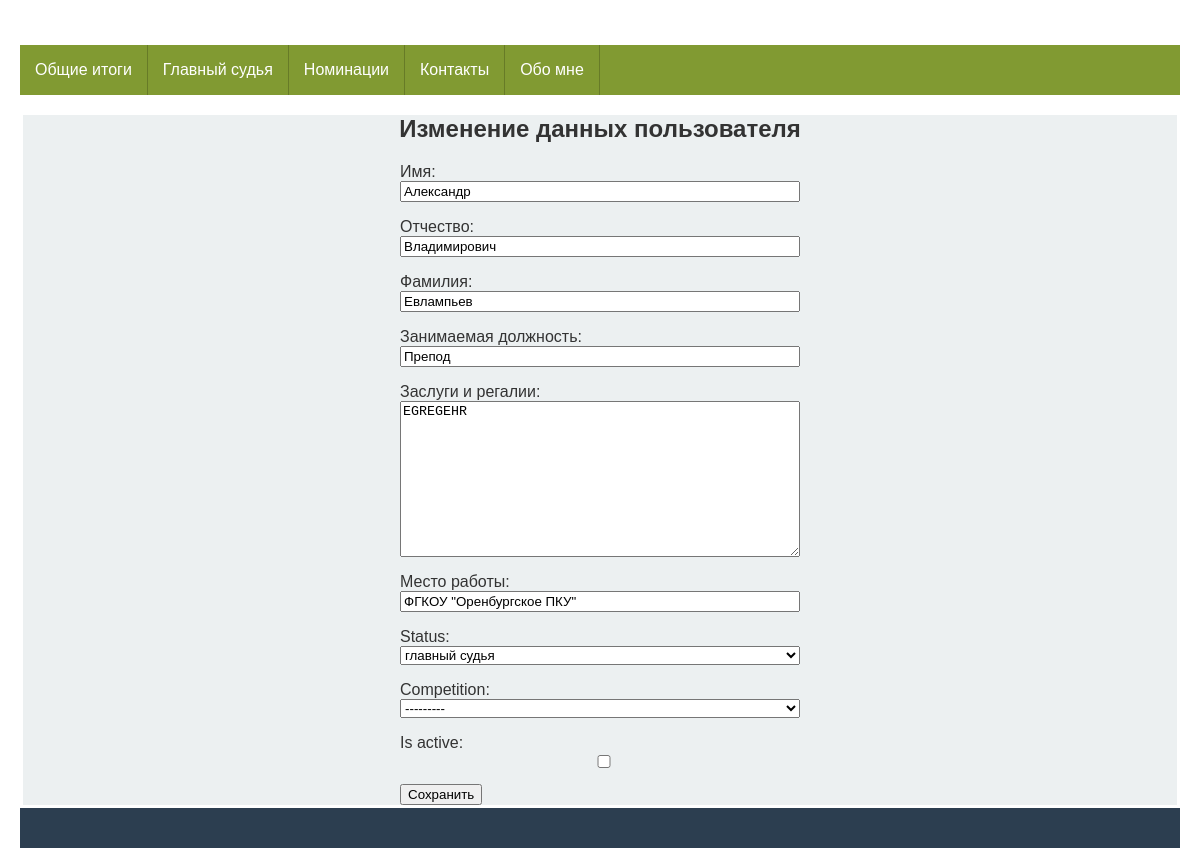
Screenshot of /first/edit_judge/27 with the database file from the repository.
### appfirst/models.py (models this page shows, shortened)
class User(models.Model):
    class Meta:
        abstract = True  # данное поле указывает, что класс абстрактный
    name = models.CharField(_('Имя'), max_length=25)
    patronymic = models.CharField(_('Отчество'), max_length=25, default=None)
    last_name = models.CharField(_('Фамилия'), max_length=25)
    is_active = models.BooleanField(_('Удалить'), default=True)

class Judge(User):
    class Meta:
        db_table = 'judges'
    post = models.CharField(_('Занимаемая должность'), max_length=100)
    regalia = models.TextField(_('Заслуги и регалии'), default=None)
    organization = models.CharField(_('Место работы'), max_length=100)
    status = models.CharField(_('Статус на соревнованиях'), max_length=1,
                              choices=STATUSES, default='O')
    competitions = models.ManyToManyField(Competition)

class Competition(models.Model):
    class Meta:
        db_table = 'competitions'
    name = models.CharField(_('Сокращенное название'), max_length=50)
    fullname = models.CharField(_('Полное наименование конкурса'), max_length=200,
                                default=None)
    date = models.DateField(_('Дата проведения'), default=None, null=True)
    active = models.BooleanField(_('Активен'), default=False)
    def __str__(self):
        return self.name

### appfirst/views.py (the view, shortened to what this page needs)
# urls.py: path('edit_judge/<int:pk>', edit_judge, name='edit_judge'),
def edit_judge(request, pk):
    judge = get_object_or_404(Judge, id=pk)
    if request.method == 'GET':
        context = {'form': UserForm(instance=judge), 'id': pk}
        return render(request, 'appfirst/edit_judge.html', context)

### appfirst/forms.py
class UserForm(forms.ModelForm):
    class Meta:
        model = Judge
        fields = ['name', 'patronymic', 'last_name', 'post', 'regalia', 'organization']
    status = forms.ChoiceField(choices=STATUSES)
    competition = forms.ModelChoiceField(
        queryset=Competition.objects.all().order_by('name'))
    is_active = forms.BooleanField(required=True)  # по умолчанию галочка на True

### appfirst/templates/appfirst/edit_judge.html (shortened to what this page needs)
{% extends 'base.html' %}
{% load static %}
{% block content %}
<h2 class="center">{% if id %} Изменение данных пользователя {% else %} Новый пользователь {% endif %}</h2>
<form method="post" novalidate>
    {{ form.as_p }}
    <input type="submit" value="Сохранить"/>
</form>
{% endblock content %}

### static/css/stylesheet.css (style rules this page uses)
body { margin: 0; }
* { box-sizing: border-box; }
.center { text-align: center; }
* { -moz-box-sizing: border-box; -webkit-box-sizing: border-box; box-sizing: border-box; }
html { color: #333333; font-size: 62.5%; }
body { font: normal 16px Tahoma, Geneva, Helvetica, sans-serif; margin: 0 auto; padding: 0; }
@media only all and (min-width: 760px) { body { padding: 20px; padding: 2rem; } }
form { max-width: 400px; margin: 0 auto; border: 1px solid # }
label, input, textarea, select { display: block; width: 100%; }
input[type='submit'] { display: inline-block; width: auto; }

### rows the page displays
Judge: name "Александр", patronymic "Владимирович", last_name "Евлампьев", post "Препод", regalia "EGREGEHR", organization "ФГКОУ \"Оренбургское ПКУ\"", status "главный судья"
